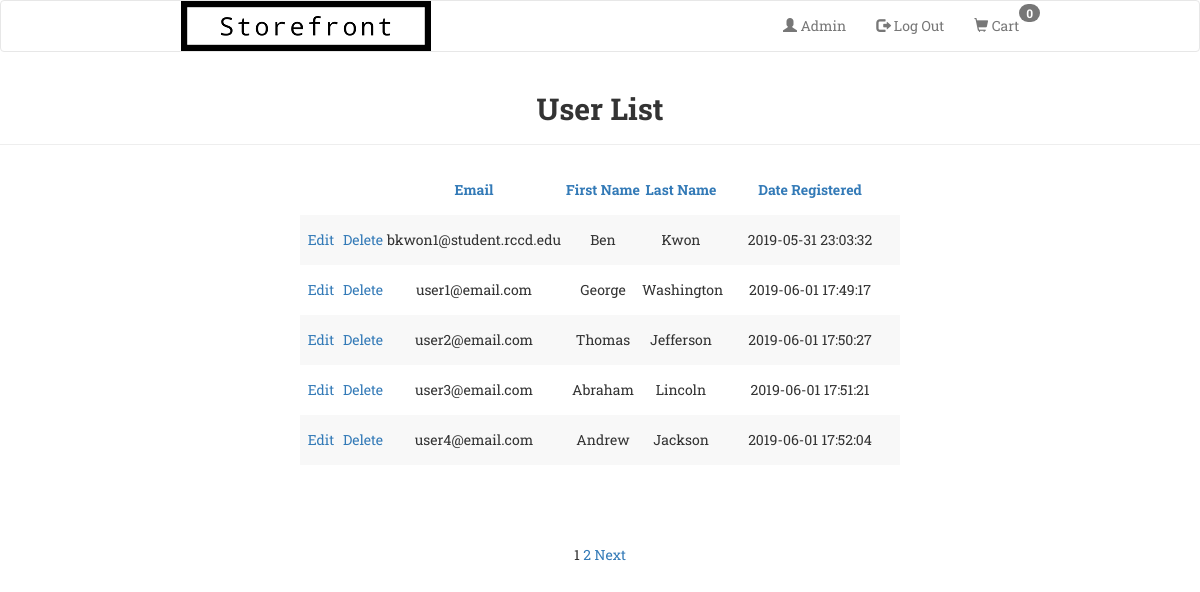
Screenshot of /Storefront/admin/view_user.php (signed in) with the database file from the repository.
### tables this page shows
CREATE TABLE `entity_user` (
  `user_id` int(10) NOT NULL AUTO_INCREMENT,
  `email` varchar(50) NOT NULL,
  `password` varchar(255) NOT NULL,
  `first_name` varchar(50) DEFAULT NULL,
  `last_name` varchar(50) DEFAULT NULL,
  `registration_date` TIMESTAMP NOT NULL DEFAULT CURRENT_TIMESTAMP,
  `role` int(1) NOT NULL,
  PRIMARY KEY (`user_id`)
);

### Storefront/admin/view_user.php (the view, shortened to what this page needs)
<?php
include ('../includes/header.php');
require ('../config.php');
echo '<div class="page-header"><h2><b>User List</b></h2></div>';
$display = 5;
if (isset($_GET['p']) && is_numeric($_GET['p'])) {
    $pages = $_GET['p'];
} else {
    $q = "SELECT COUNT(user_id) FROM entity_user";
    $r = mysqli_query ($link, $q);
    $row = mysqli_fetch_array($r, MYSQLI_NUM);
    $records = $row[0];
    if ($records > $display) {
        $pages = ceil ($records/$display);
    } else {
        $pages = 1;
    }
}
if (isset($_GET['s']) && is_numeric($_GET['s'])) {
    $start = $_GET['s'];
} else {
    $start = 0;
}
$sort = (isset($_GET['sort'])) ? $_GET['sort'] : 'rd';
switch ($sort) {
    case 'rd':
        $order_by = 'registration_date ASC';
        break;
}
$q = "SELECT `user_id`, `email`, `first_name`, `last_name`, `registration_date`, `role` FROM `storefront`.`entity_user` AS `entity_user` WHERE `role` = 1 ORDER BY $order_by LIMIT $start, $display";
$r = mysqli_query ($link, $q);
echo   '<table align="center" cellspacing="0" cellpadding="5" width="75%">
        <tr>
            <td width="7%"></td>
            <td width="7%"></td>
            <td width="30%"><b><a href="view_user.php?sort=e">Email</a></b></td>
            <td><b><a href="view_user.php?sort=fn">First Name</a></b></td>
            <td><b><a href="view_user.php?sort=ln">Last Name</a></b></td>
            <td width="30%"><b><a href="view_user.php?sort=rd">Date Registered</a></b></td>
        </tr>';
while ($row = mysqli_fetch_array($r, MYSQLI_ASSOC)) {
    echo   '<tr>
                <td><a href="edit_user.php?id=' . $row['user_id'] . '">Edit</a></td>
                <td><a href="delete_user.php?id=' . $row['user_id'] . '">Delete</a></td>
                <td>' . $row['email'] . '</td>
                <td>' . $row['first_name'] . '</td>
                <td>' . $row['last_name'] . '</td>
                <td>' . $row['registration_date'] . '</td>
            </tr>';
}
echo '</table>';
if ($pages > 1) {
    echo '<div class="text-center">';
    echo '<br /><p>';
    $current_page = ($start/$display) + 1;
    for ($i = 1; $i <= $pages; $i++) {
        if ($i != $current_page) {
            echo '<a href="view_user.php?s=' . (($display * ($i - 1))) . '&p=' . $pages . '&sort=' . $sort . '">' . $i . '</a> ';
        } else {
            echo $i . ' ';
        }
    }
    if ($current_page != $pages) {
        echo '<a href="view_user.php?s=' . ($start + $display) . '&p=' . $pages . '&sort=' . $sort . '">Next</a>';
    }
    echo '</p>';
    echo '</div>';
}
?>

### Storefront/stylesheet.css (style rules this page uses)
body { font-family: 'Roboto Slab', serif; padding-bottom: 5%; }
* { box-sizing: border-box; }
.text-center { margin-top: 5%; padding-bottom: 1%; }
table { table-layout: fixed; border-collapse: collapse; width: 50%; }
th, td { text-align: center; height: 50px; }
tr:nth-child(even) { background-color: #F8F8F8; }
.page-header { text-align: center; }

### rows the page displays
entity_user: email "bkwon1@student.rccd.edu", first_name "Ben", last_name "Kwon", registration_date "2019-05-31 23:03:32"
entity_user: email "user1@email.com", first_name "George", last_name "Washington", registration_date "2019-06-01 17:49:17"
entity_user: email "user2@email.com", first_name "Thomas", last_name "Jefferson", registration_date "2019-06-01 17:50:27"
entity_user: email "user3@email.com", first_name "Abraham", last_name "Lincoln", registration_date "2019-06-01 17:51:21"
entity_user: email "user4@email.com", first_name "Andrew", last_name "Jackson", registration_date "2019-06-01 17:52:04"
